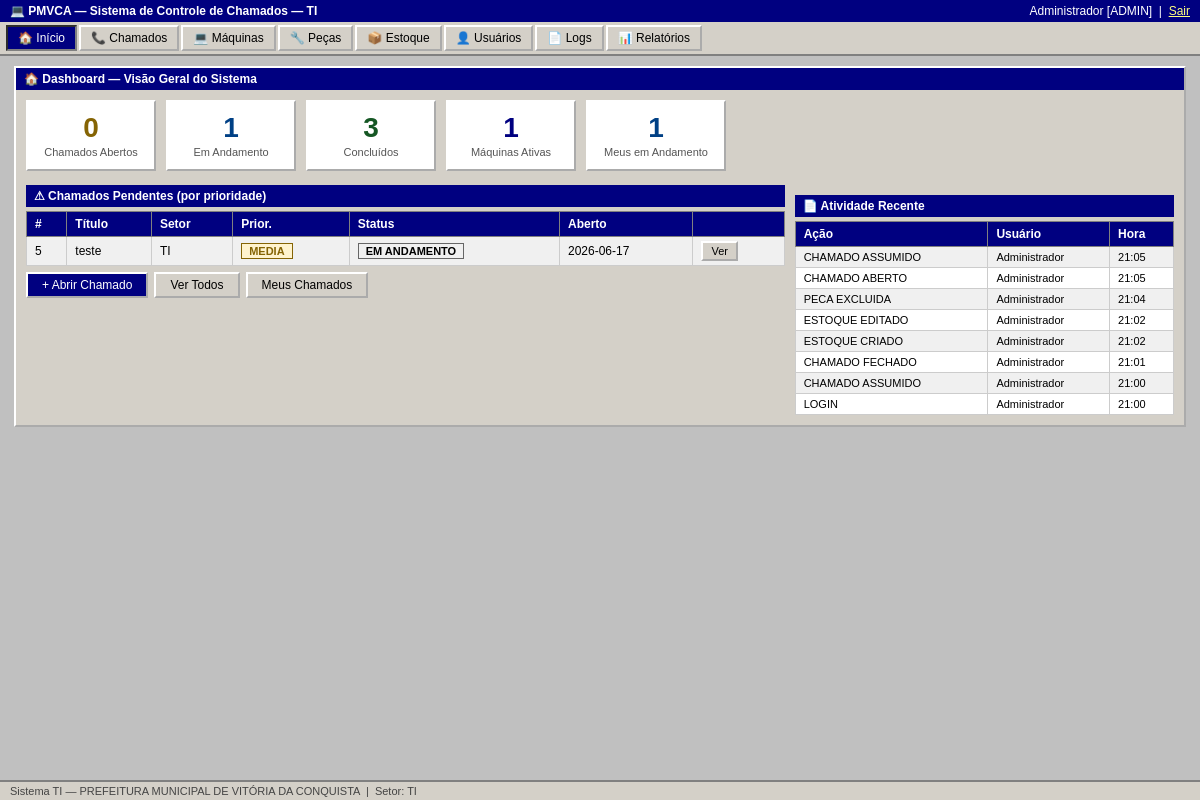
/dashboard (signed in), run on the app's committed database.
### tables this page shows
CREATE TABLE usuarios (
        id INTEGER PRIMARY KEY AUTOINCREMENT,
        nome TEXT NOT NULL, cpf TEXT UNIQUE NOT NULL, senha TEXT NOT NULL,
        perfil TEXT NOT NULL DEFAULT 'usuario', setor TEXT NOT NULL,
        ativo INTEGER NOT NULL DEFAULT 1, criado_em TEXT NOT NULL);

CREATE TABLE chamados (
        id INTEGER PRIMARY KEY AUTOINCREMENT,
        titulo TEXT NOT NULL, descricao TEXT NOT NULL, setor TEXT NOT NULL,
        maquina_id INTEGER, prioridade TEXT NOT NULL DEFAULT 'media',
        status TEXT NOT NULL DEFAULT 'aberto', solucao TEXT,
        aberto_por INTEGER NOT NULL, tecnico_id INTEGER,
        criado_em TEXT NOT NULL, assumido_em TEXT, concluido_em TEXT,
        FOREIGN KEY(maquina_id) REFERENCES maquinas(id),
        FOREIGN KEY(aberto_por) REFERENCES usuarios(id),
        FOREIGN KEY(tecnico_id) REFERENCES usuarios(id));

CREATE TABLE log_acoes (
        id INTEGER PRIMARY KEY AUTOINCREMENT,
        usuario_id INTEGER, usuario_nome TEXT, acao TEXT NOT NULL,
        detalhe TEXT, data TEXT NOT NULL);

### app.py (the view)
@app.route('/dashboard')
@login_required
def dashboard():
    conn = get_db()
    stats = {
        'abertos':    conn.execute("SELECT COUNT(*) FROM chamados WHERE status='aberto'").fetchone()[0],
        'andamento':  conn.execute("SELECT COUNT(*) FROM chamados WHERE status='em_andamento'").fetchone()[0],
        'concluidos': conn.execute("SELECT COUNT(*) FROM chamados WHERE status='concluido'").fetchone()[0],
        'maquinas':   conn.execute("SELECT COUNT(*) FROM maquinas WHERE situacao='ativa'").fetchone()[0],
        'pecas_baixo':conn.execute("SELECT COUNT(*) FROM estoque WHERE quantidade <= 2").fetchone()[0],
        'meus':       conn.execute("SELECT COUNT(*) FROM chamados WHERE tecnico_id=? AND status='em_andamento'",(session['usuario_id'],)).fetchone()[0],
    }
    urgentes = conn.execute("""
        SELECT c.*, u.nome as aberto_por_nome, m.tombo, m.modelo
        FROM chamados c LEFT JOIN usuarios u ON c.aberto_por=u.id
        LEFT JOIN maquinas m ON c.maquina_id=m.id
        WHERE c.status IN ('aberto','em_andamento')
        ORDER BY CASE c.prioridade WHEN 'alta' THEN 1 WHEN 'media' THEN 2 ELSE 3 END, c.criado_em LIMIT 10
    """).fetchall()
    pecas_baixo = conn.execute("""SELECT e.*, p.nome, p.categoria FROM estoque e
        JOIN pecas p ON p.id=e.peca_id WHERE e.quantidade<=2 ORDER BY e.quantidade""").fetchall()
    logs_rec    = conn.execute("SELECT * FROM log_acoes ORDER BY data DESC LIMIT 8").fetchall()
    conn.close()
    return render_template('dashboard.html', stats=stats, urgentes=urgentes,
        pecas_baixo=pecas_baixo, logs_rec=logs_rec)

### app.py (called while the page is built)
def get_db():
    conn = sqlite3.connect(DB_PATH)
    conn.row_factory = sqlite3.Row
    conn.execute("PRAGMA foreign_keys = ON")
    return conn

def login_required(f):
    @wraps(f)
    def d(*a, **kw):
        if 'usuario_id' not in session:
            return redirect(url_for('login'))
        return f(*a, **kw)
    return d

### templates/dashboard.html (shortened to what this page needs)
{% extends 'base.html' %}
{% block content %}
<div class="window">
  <div class="window-title">&#127968; Dashboard — Visão Geral do Sistema</div>
  <div class="window-body">
    <div class="stats-grid">
      <div class="stat-card">
        <span class="stat-num" style="color:#856404">{{ stats.abertos }}</span>
        <span class="stat-label">Chamados Abertos</span>
      </div>
      <div class="stat-card">
        <span class="stat-num" style="color:#004085">{{ stats.andamento }}</span>
        <span class="stat-label">Em Andamento</span>
      </div>
      <div class="stat-card">
        <span class="stat-num" style="color:#155724">{{ stats.concluidos }}</span>
        <span class="stat-label">Concluídos</span>
      </div>
      <div class="stat-card">
        <span class="stat-num">{{ stats.maquinas }}</span>
        <span class="stat-label">Máquinas Ativas</span>
      </div>
      {% if stats.meus > 0 %}
      <div class="stat-card">
        <span class="stat-num" style="color:#004085">{{ stats.meus }}</span>
        <span class="stat-label">Meus em Andamento</span>
      </div>
      {% endif %}
    </div>
    <div style="display:flex;gap:10px;flex-wrap:wrap">
      <div style="flex:2;min-width:300px">
        <div class="window-title" style="margin-bottom:4px">&#9888; Chamados Pendentes (por prioridade)</div>
        {% if urgentes %}
        <table>
          <tr><th>#</th><th>Título</th><th>Setor</th><th>Prior.</th><th>Status</th><th>Aberto</th><th></th></tr>
          {% for c in urgentes %}
          <tr>
            <td>{{ c.id }}</td>
            <td>{{ c.titulo[:40] }}{% if c.titulo|length > 40 %}…{% endif %}</td>
            <td>{{ c.setor }}</td>
            <td><span class="badge badge-{{ c.prioridade }}">{{ c.prioridade|upper }}</span></td>
            <td><span class="badge badge-{{ c.status }}">{{ c.status|replace('_',' ')|upper }}</span></td>
            <td>{{ c.criado_em[:10] }}</td>
            <td><a href="/chamados/{{ c.id }}" class="btn btn-sm">Ver</a></td>
          </tr>
          {% endfor %}
        </table>
        <div class="toolbar" style="margin-top:6px">
          <a href="/chamados/novo" class="btn btn-primary">+ Abrir Chamado</a>
          <a href="/chamados" class="btn">Ver Todos</a>
          {% if session.perfil in ('admin','tecnico') %}
          <a href="/chamados?meus=1" class="btn">Meus Chamados</a>
          {% endif %}
        </div>
        {% else %}
        <p style="padding:10px;color:#155724;background:#d4edda;border:1px solid #c3e6cb">&#10003; Nenhum chamado pendente!</p>
        <div class="toolbar"><a href="/chamados/novo" class="btn btn-primary">+ Abrir Chamado</a></div>
        {% endif %}
      </div>
      <div style="flex:1;min-width:220px">
        <div class="window-title" style="margin-top:10px;margin-bottom:4px">&#128196; Atividade Recente</div>
        <table>
          <tr><th>Ação</th><th>Usuário</th><th>Hora</th></tr>
          {% for l in logs_rec %}
          <tr>
            <td style="font-size:11px">{{ l.acao|replace('_',' ') }}</td>
            <td style="font-size:11px">{{ l.usuario_nome or '—' }}</td>
            <td style="font-size:11px">{{ l.data[11:16] }}</td>
          </tr>
          {% endfor %}
        </table>
      </div>
    </div>
  </div>
</div>
{% endblock %}

### templates/base.html (shortened to what this page needs)
<!DOCTYPE html>
<html lang="pt-BR">
<head>
<link rel="stylesheet" href="/static/css/style.css">
</head>
<body>
{% if session.usuario_id %}
<div class="topbar">
  <span class="topbar-title">&#128187; PMVCA — Sistema de Controle de Chamados — TI</span>
  <span class="topbar-user">
    {{ session.nome }} [{{ session.perfil|upper }}] &nbsp;|&nbsp;
    <a href="/logout" class="btn-link">Sair</a>
  </span>
</div>
<div class="navbar">
  <a href="/dashboard"  {% if request.path=='/dashboard' %}class="active"{% endif %}>&#127968; Início</a>
  <a href="/chamados"   {% if '/chamados' in request.path %}class="active"{% endif %}>&#128222; Chamados</a>
  <a href="/maquinas"   {% if '/maquinas' in request.path %}class="active"{% endif %}>&#128187; Máquinas</a>
  <a href="/pecas"      {% if '/pecas' in request.path %}class="active"{% endif %}>&#128295; Peças</a>
  <a href="/estoque"    {% if '/estoque' in request.path %}class="active"{% endif %}>&#128230; Estoque</a>
  {% if session.perfil == 'admin' %}
  <a href="/usuarios"   {% if '/usuarios' in request.path %}class="active"{% endif %}>&#128100; Usuários</a>
  <a href="/logs"       {% if '/logs' in request.path %}class="active"{% endif %}>&#128196; Logs</a>
  {% endif %}
  <a href="/relatorios" {% if '/relatorios' in request.path %}class="active"{% endif %}>&#128202; Relatórios</a>
</div>
{% endif %}
<div class="main-content">
{% block content %}{% endblock %}
</div>
<div class="statusbar">
  Sistema TI — PREFEITURA MUNICIPAL DE VITÓRIA DA CONQUISTA
  {% if session.usuario_id %}&nbsp;|&nbsp; Setor: {{ session.setor }}{% endif %}
</div>
</body>
</html>

### static/css/style.css (style rules this page uses)
*, *::before, *::after { box-sizing: border-box; margin: 0; padding: 0; }
body { font-family: Tahoma, Arial, sans-serif; font-size: 13px; background: #c0c0c0; color: #000; min-height: 100vh; display: flex; flex-direction: column; }
.topbar { background: #000080; color: #fff; padding: 4px 10px; display: flex; justify-content: space-between; align-items: center; font-size: 12px; }
.topbar a { color: #ffff80; }
.topbar-title { font-weight: bold; }
.navbar { background: #d4d0c8; border-bottom: 2px solid #808080; padding: 0; display: flex; flex-wrap: wrap; gap: 2px; padding: 3px 6px; }
.navbar a { display: inline-block; padding: 4px 10px; text-decoration: none; color: #000; border: 2px outset #fff; background: #d4d0c8; font-size: 12px; }
.navbar a:hover, .navbar a.active { background: #000080; color: #fff; border: 2px inset #808080; }
.main-content { flex: 1; padding: 10px 14px; }
.statusbar { background: #d4d0c8; border-top: 2px solid #808080; padding: 3px 10px; font-size: 11px; color: #444; }
.window { background: #d4d0c8; border: 2px outset #fff; margin-bottom: 10px; }
.window-title { background: #000080; color: #fff; padding: 4px 8px; font-weight: bold; font-size: 12px; display: flex; align-items: center; gap: 6px; }
.window-body { padding: 10px; }
.btn, button, input[type=submit], input[type=button] { font-family: Tahoma, Arial, sans-serif; font-size: 12px; padding: 4px 14px; background: #d4d0c8; border: 2px outset #fff; cursor: pointer; color: #000; text-decoration: none; display: inline-block; }
.btn-primary { background: #000080; color: #fff; }
.btn-sm { padding: 2px 8px; font-size: 11px; }
.btn-link { color: #ffff80; background: none; border: none; cursor: pointer; text-decoration: underline; padding: 0; }
table { width: 100%; border-collapse: collapse; background: #fff; font-size: 12px; }
th { background: #000080; color: #fff; padding: 5px 8px; text-align: left; border: 1px solid #808080; white-space: nowrap; }
td { padding: 4px 8px; border: 1px solid #ccc; vertical-align: middle; }
tr:nth-child(even) td { background: #f0f0f0; }
.badge { display: inline-block; padding: 1px 7px; font-size: 11px; border: 1px solid #666; font-weight: bold; }
.badge-media { background: #fff3cd; color: #856404; border-color: #856404; }
.stats-grid { display: flex; gap: 10px; flex-wrap: wrap; margin-bottom: 14px; }
.stat-card { background: #fff; border: 2px outset #fff; padding: 10px 16px; min-width: 130px; text-align: center; }
.stat-card .stat-num { font-size: 28px; font-weight: bold; color: #000080; display: block; }
.stat-card .stat-label { font-size: 11px; color: #555; }
a { color: #000080; }
.toolbar { display: flex; gap: 6px; margin-bottom: 8px; flex-wrap: wrap; align-items: center; }

### data on the page
usuarios: perfil "ADMIN"
chamados: id "5", titulo "teste", setor "TI", prioridade "MEDIA", status "EM ANDAMENTO", criado_em "2026-06-17"
log_acoes: acao "CHAMADO ASSUMIDO", usuario_nome "Administrador", data "21:05"
log_acoes: acao "CHAMADO ABERTO", usuario_nome "Administrador", data "21:05"
log_acoes: acao "PECA EXCLUIDA", usuario_nome "Administrador", data "21:04"
log_acoes: acao "ESTOQUE EDITADO", usuario_nome "Administrador", data "21:02"
log_acoes: acao "ESTOQUE CRIADO", usuario_nome "Administrador", data "21:02"
log_acoes: acao "CHAMADO FECHADO", usuario_nome "Administrador", data "21:01"
log_acoes: acao "CHAMADO ASSUMIDO", usuario_nome "Administrador", data "21:00"
log_acoes: acao "LOGIN", usuario_nome "Administrador", data "21:00"

### other printed values
{{ session.nome }} "Administrador"
{{ stats.abertos }} "0"
{{ stats.andamento }} "1"
{{ stats.concluidos }} "3"
{{ stats.maquinas }} "1"
{{ stats.meus }} "1"
{{ session.setor }} "TI"
